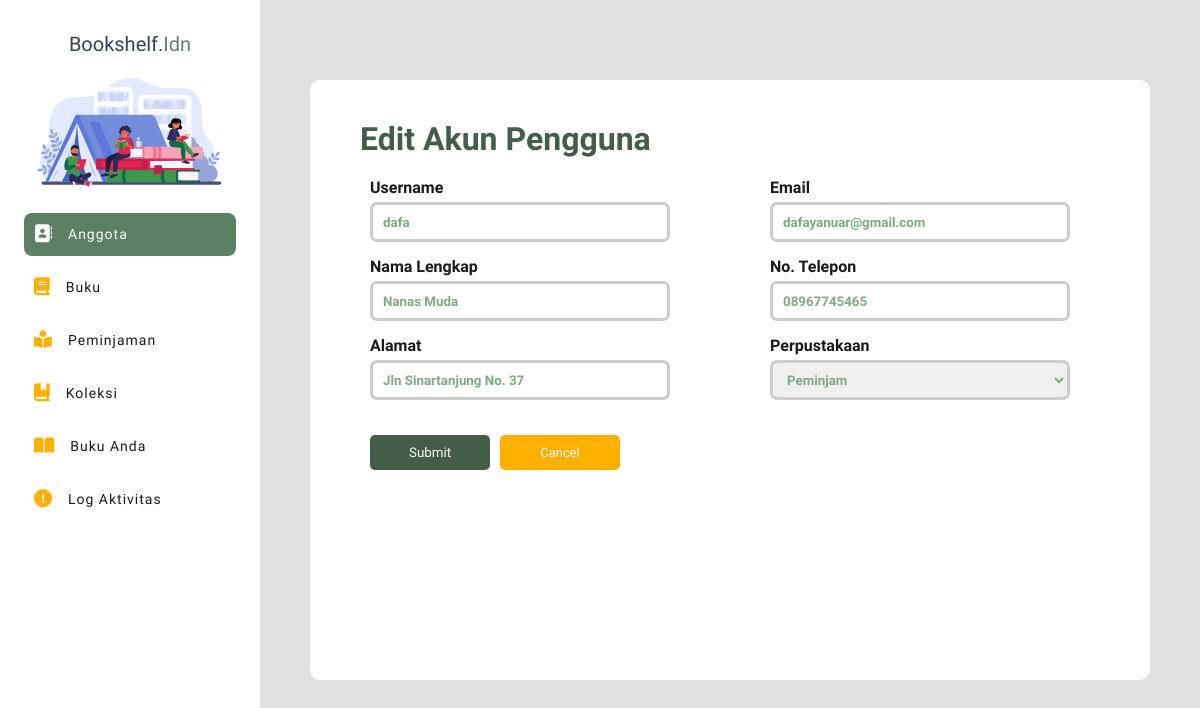
/admin_petugas/edit_user.php?userID=60 (signed in), run on an earlier commit of the app's database.
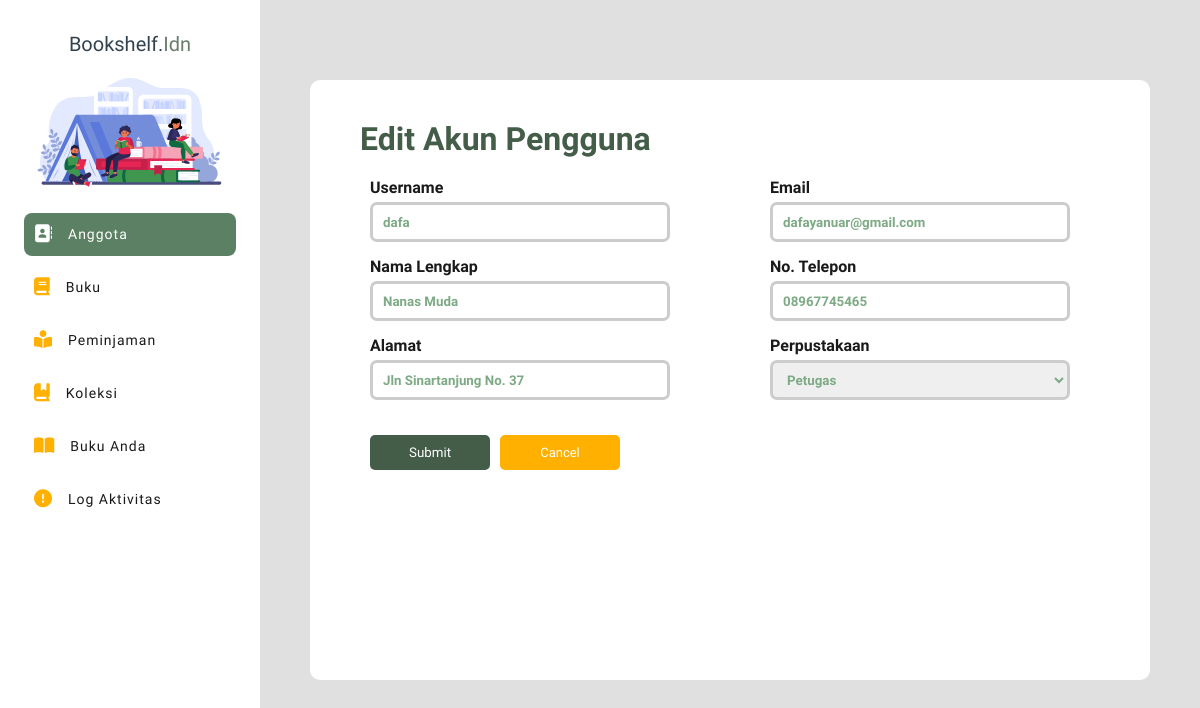
And on a later commit of the database.
### tables this page shows
CREATE TABLE `user` (
  `userID` int(11) NOT NULL,
  `perpusID` int(11) NOT NULL,
  `username` varchar(255) NOT NULL,
  `password` text NOT NULL,
  `email` varchar(255) NOT NULL,
  `namalengkap` varchar(255) NOT NULL,
  `no_hp` varchar(50) NOT NULL,
  `alamat` text NOT NULL,
  `acces_level` varchar(50) NOT NULL,
  `created_at` timestamp NOT NULL DEFAULT current_timestamp() ON UPDATE current_timestamp()
);

### admin_petugas/edit_user.php (the view, shortened to what this page needs)
<?php
require '../koneksi.php';
if(isset($_GET['userID'])) {
    $userID = $_GET['userID'];
    $query = "SELECT * FROM user WHERE userID = $userID";
    $result = mysqli_query($koneksi, $query);
    if(mysqli_num_rows($result) > 0) {
        $row = mysqli_fetch_assoc($result);
        $username = $row['username'];
        $alamat = $row['alamat'];
        $email = $row['email'];
        $telepon = $row['no_hp'];
        $acces_level = $row['acces_level'];
    } else {
    }
} else {
}
?>
<!DOCTYPE html>
<html lang="en">
<head>
    <link rel="stylesheet" href="https://cdnjs.cloudflare.com/ajax/libs/jquery-nice-select/1.1.0/css/nice-select.min.css">
    <link rel="stylesheet" href="../css/edit_user.css?v=<?php echo time(); ?>">
     <link rel="stylesheet" href="https://cdnjs.cloudflare.com/ajax/libs/sweetalert/2.1.2/sweetalert.min.css">
</head>
<body>
<?php
require '../sidebar.php';
?>
<div id="registrationFormContainer" class="page-signup animate__animated">
    <h1 class="hdr">Edit Akun Pengguna</h1>
    <div class="signup-form">
        <form id="userForm" method="post">
            <div class="input-data">
                <div class="input-form">
                    <label for="username">Username</label>
                    <input placeholder="Masukkan username" id="username" type="text" name="username" class="input-group" value="<?= $username ?>" required>
                    <label for="namalengkap">Nama Lengkap</label>
                    <input placeholder="Masukkan nama lengkap" type="text" id="namalengkap" name="namalengkap" class="input-group" value="<?= $namalengkap ?>" required>
                    <label for="alamat">Alamat</label>
                    <input placeholder="Masukkan alamat rumah" type="text" id="alamat" name="alamat" class="input-group" value="<?= $alamat ?>" required>
                </div>
                <div class="input-form">
                    <label for="email">Email</label>
                    <input placeholder="Masukkan email" id="email" type="text" name="email" class="input-group" value="<?= $email ?>" required>
                    <label for="telepon">No. Telepon</label>
                    <input placeholder="Masukkan nomor telepon" type="text" id="telepon" name="telepon" class="input-group" value="<?= $telepon ?>" required>
                    <label for="perpustakaan">Perpustakaan</label>
                    <select name="level-akses" id="acces-level" class="input-group">
                        <option value="peminjam" <?= ($acces_level == 'peminjam') ? 'selected' : '' ?>>Peminjam</option>
                        <option value="petugas" <?= ($acces_level == 'petugas') ? 'selected' : '' ?>>Petugas</option>
                    </select>
                </div>
            </div>
            <div class="button-form">
                <input type="submit" value="Submit" name="Submit">
                <a href="data_user.php"><div class="cancel-button"><p class="cancel-label">Cancel</p></div></a>
            </div>
        </form>
    </div>
</div>
</body>
</html>

What changed in the data, as far as the page shows it:
changed user "dafa": level-akses "Peminjam" → "Petugas"
